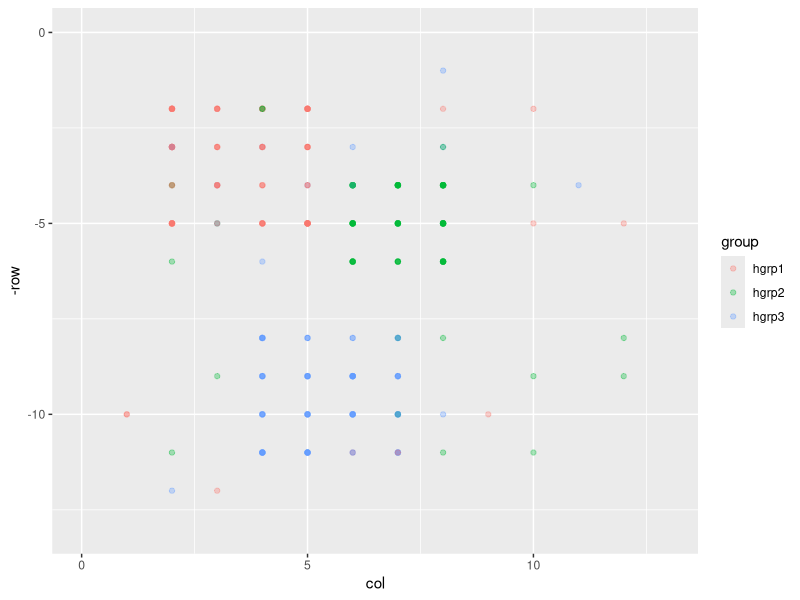
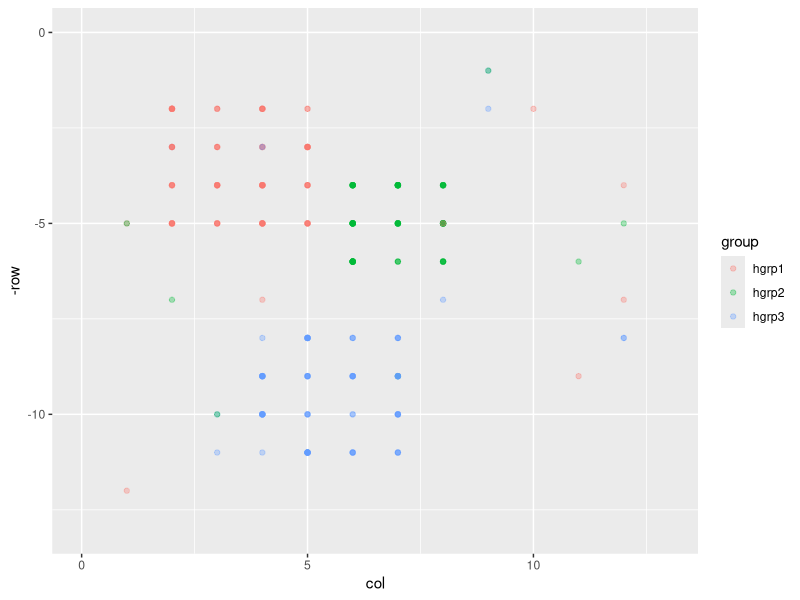
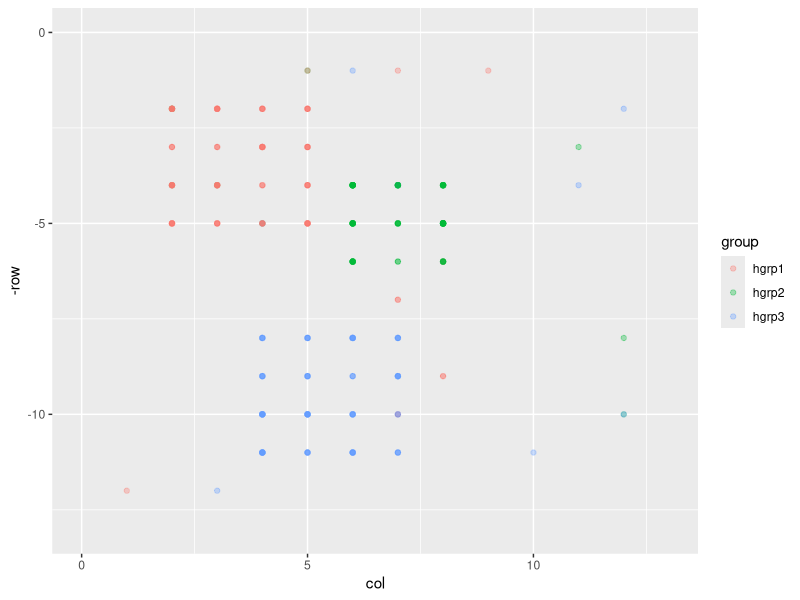
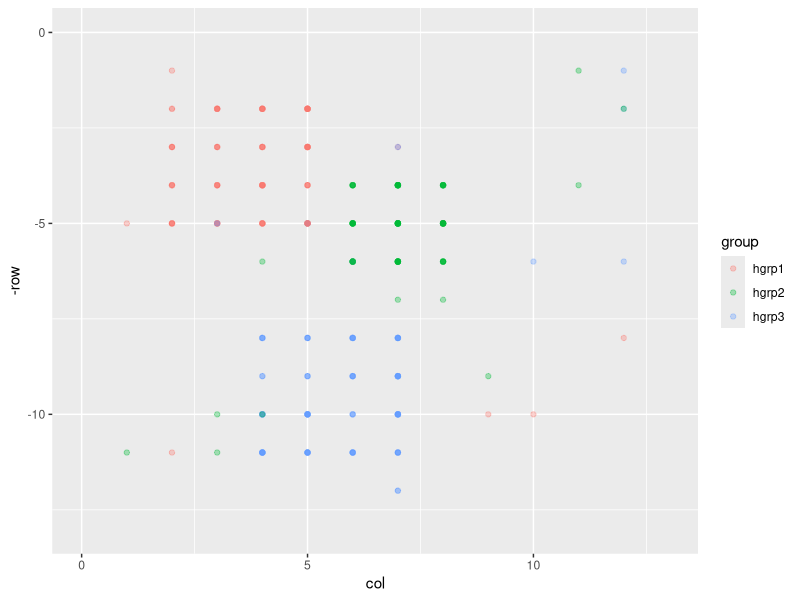
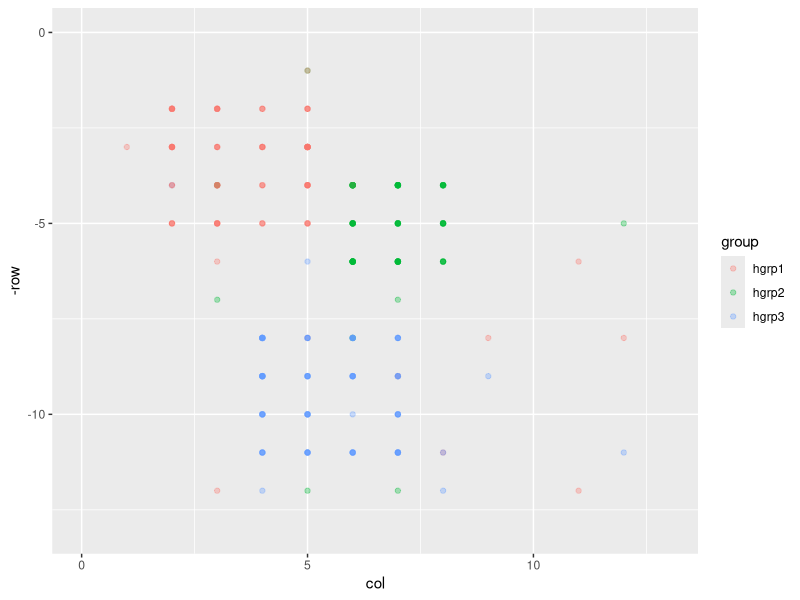
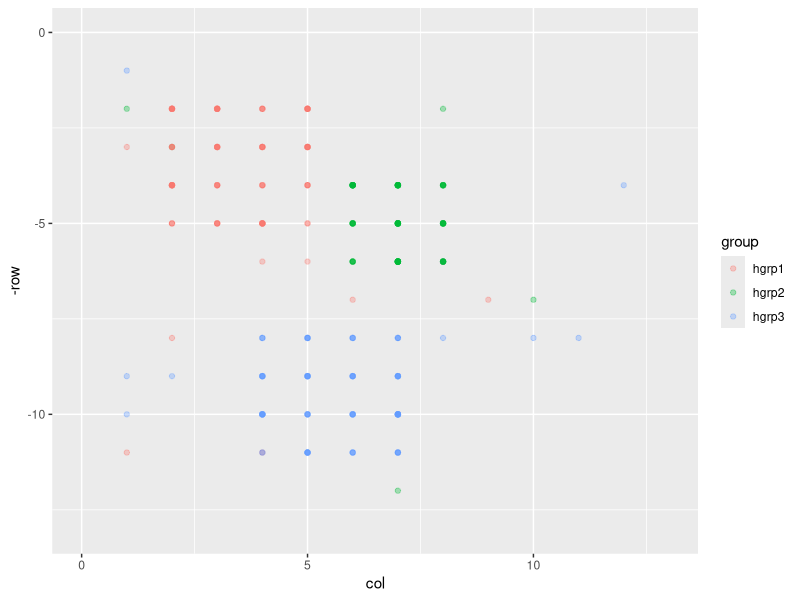
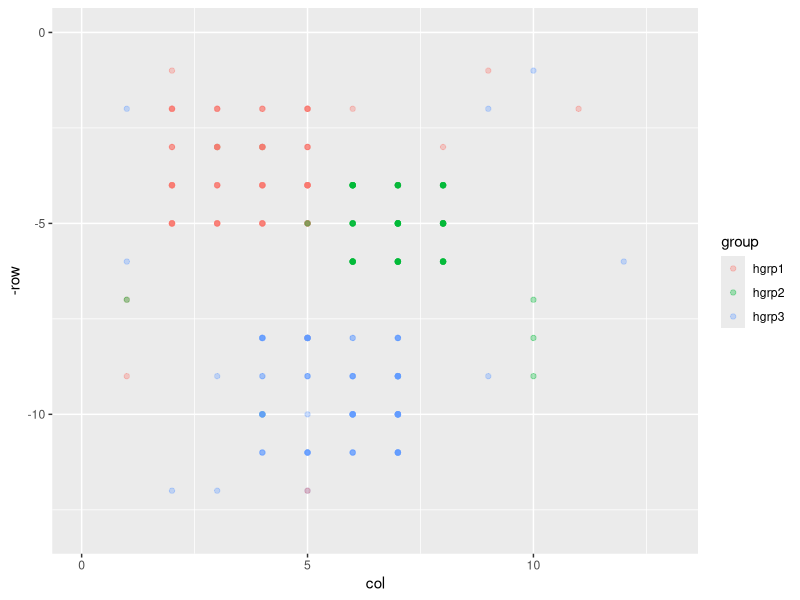
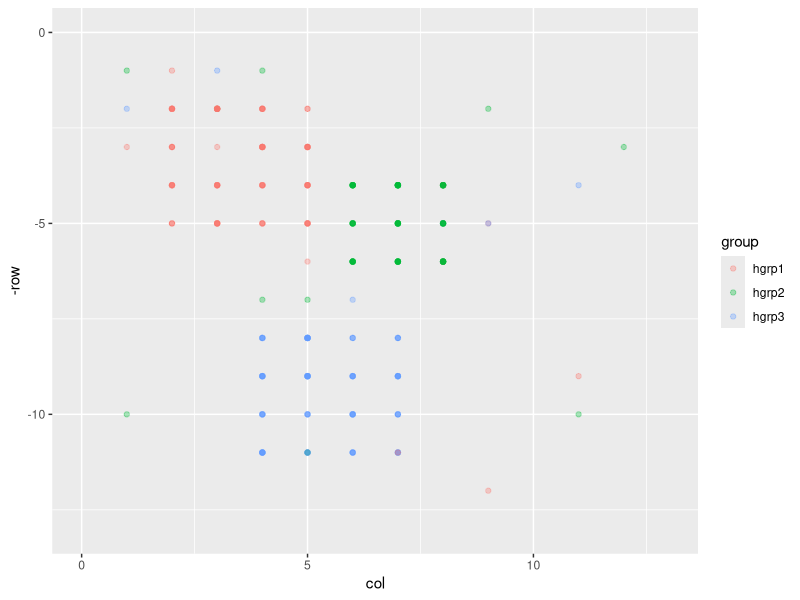

Write the R code that produced these figures, in order. (Note: a time limit stopped this script after it produced the figures.)
require(dplyr)
require(ggplot2)

## Create Coordinate List for Rectangular Nbh inputing top-left (row,col) and bottom-right (row,col)
RectNbhdMaker <- function( tl_br ){ #tl_br = c( tlr, tlc, brr, brc )
        tlr = tl_br[1]
        tlc = tl_br[2]
        brr = tl_br[3]
        brc = tl_br[4]
        rlen <- brr - tlr + 1
        clen <- brc - tlc + 1
        nbh <- matrix( c(rep( tlr:brr, each=clen ), rep(tlc:brc, times = rlen)), ncol = 2 )
        colnames(nbh) <- c("row","col")
        return( nbh )
}

GridMaker <- function( nrows, ncols ){
     return( RectNbhdMaker( c(topl_row = 1, topl_col = 1, botr_row = nrows, botr_col = ncols)) )
}



######### GRID METRICS 
# distance between blocks
BlcBlcDist <- function( b1, b2 ){
        return( max( abs(b1[1]-b2[1]), abs(b1[2] - b2[2]) ) )
}
# distance between a block and a nbhd
BlcNbhdDist <- function( b, nbhd_coords ){
        return( min( apply( X=nbhd_coords, FUN=function(x){ BlcBlcDist( x,b ) }, MARGIN=1 ) ) )
}
# distance between two nbhds
NbhdNbhdDist <- function( nbhd_coords1, nbhd_coords2 ){
        return( min( apply( nbhd_coords1, MARGIN=1, FUN=function(x){ BlcNbhdDist( x, nbhd_coords2 ) } ) ) )
}
#tests if two blocks are neighbors 
AreNeighbors <- function( b1, b2, radius ){
     return( BlcBlcDist(b1,b2) <= radius )
}

# create a list containing areas of the grid which we search for neighbors 
NearbyListNameMaker <- function( blc ){ 
     #helper function to give consistent list names in ConstructNearbyList 
     #and elsewhere when we need to grab elements from the list
     return( paste0("r",blc[1],"_c",blc[2]) ) 
}
ConstructNearbyList <- function( grid_layout, nearby_radius ){
     nearby_list <- list()
     for( i in 1:nrow(grid_layout) ){
          bi <- as.matrix( grid_layout[ i, c('row','col') ] )
          ci <- NearbyListNameMaker(bi)
          nearby_list[[ci]] <- list( centroid = bi, nearby = bi )
     }
     nombres <- names(nearby_list)
     n_noms <- length(nombres)
     for( i in 1:(n_noms-1) ){
          ci <- nombres[ i ]
          bi <- nearby_list[[ci]]$centroid
          for( j in (i+1):n_noms ){
               cj <- nombres[ j ]
               bj <- nearby_list[[cj]]$centroid
               if( AreNeighbors(bi,bj,nearby_radius) ){
                    nearby_list[[ci]]$nearby <- rbind(nearby_list[[ci]]$nearby, bj)
                    cj <- NearbyListNameMaker( bj )
                    nearby_list[[cj]]$nearby <- rbind(nearby_list[[cj]]$nearby, bi)
               }
          }
     }
     return(nearby_list)
}


########### INITIALIZATION STUFF
SymMatrixMaker <- function( names, init_val ){
        n <- length(names)
        mat <- matrix( rep( init_val, times = n*n ), nrow = n, ncol = n )
        colnames( mat ) <- names
        rownames( mat ) <- names
        return(mat)
}

AngerMatrixInit <- function( names, min_anger ){
        mat <- SymMatrixMaker( names, min_anger )
        #zeros down the diagonal (no anger within same group)
        mat[ row(mat) == col(mat) ] <- 0
        return(mat)
}

HostilityMatrixInit <- function( names ){
        # initialize so that every group has no hostilities against each other
        return( SymMatrixMaker(names, init_val = 0) )
}

AreaPMFInit <- function( group_names,
                         area_names,
                         grid_layout,
                         within_grp_p = 0.7, 
                         opposing_grp_p = 0.1,
                         ether_p = 0.2){
        area_pmf <- SymMatrixMaker( area_names, init_val = ether_p )
        for( from_grp in group_names ){
                movement_factor <- numeric()
                for( to_grp in group_names ){
                        if( from_grp == to_grp ){
                                area_pmf[from_grp,to_grp] <- within_grp_p
                        }
                        else{
                             from_nbhd <- as.matrix(grid_layout[grid_layout$area == from_grp, ][,c('row','col')])
                             to_nbhd <- as.matrix(grid_layout[grid_layout$area == to_grp, ][,c('row','col')])
                             movement_factor[to_grp] <- 1.0 / NbhdNbhdDist( from_nbhd, to_nbhd )
                        }
                }
                movement_factor <- opposing_grp_p * movement_factor / sum(movement_factor)
                area_pmf[from_grp, names(movement_factor)] <- movement_factor
        }
        return(area_pmf)
}

rviolence <- function( n = 1, 
                       max_violence = 9, 
                       min_violence = 1, 
                       mean_violence = 3,
                       scale = 0.1 ){
        # Generate random violence factors for the agents
        # currently we generate from a binomial-like distribution
        N <- max_violence - min_violence
        binom_mean <- mean_violence - min_violence
        p <- binom_mean / N
        x <- rbinom( n = n, size = N, prob = p)
        
        return( scale * (x + min_violence ) )
}

###### GROUP NEIGHBOR INTERACTION STUFF
AngerCalculator <- function( n_hostilities, prev_anger, min_anger ){
     
     if( n_hostilities == 0 ){
          forget_fac <- 0.9
          prev_fac <- prev_anger * forget_fac
          return( max( prev_fac, min_anger ) )
     }
     else if( n_hostilities == 1 ){
          hostility_fac <- 0.5
     }
     else if( n_hostilities == 2){
          hostility_fac <- 0.75
     }
     else if( n_hostilities >= 3){
          hostility_fac <- 1.0
     }
     
     return( hostility_fac + (1 - hostility_fac) * prev_anger )
     
}

AngerMatrixUpdater <- function( anger_matrix, hostility_matrix, min_anger ){
        n <- nrow(hostility_matrix)
        for( i in 1:n ){
                for( j in 1:n ){
                     if( i!=j ){
                          # note j,i vs i,j below: that way host&tens matrices are aligned the same: row=to, col=from
                          anger_matrix[i,j] <- AngerCalculator( hostility_matrix[j,i], anger_matrix[i,j], min_anger )
                     }
                }
        }
        return( anger_matrix )
}


TensionCalculator <- function( grp1, grp2, anger_matrix ){
        # given the asymmetric anger_matrix, return the symmetric tension between groups
     return( anger_matrix[grp1,grp2])
        return( max(anger_matrix[grp1,grp2], anger_matrix[grp2,grp1]) )
}

ShootDecision <- function( perp_grp, perp_viol, vict_grp, anger_matrix, lam ){
     grp_tens <- TensionCalculator( perp_grp, vict_grp, anger_matrix )
     p_shoot <- 1 - exp(- lam * (perp_viol * grp_tens))
     return( sample( c(TRUE,FALSE), size = 1, prob = c(p_shoot,1-p_shoot) ) )
}

HostilesNotNearAuthority <- function( authority_df, hostiles_df, nearby_radius ){
     ret_rows <- rep(TRUE, times = nrow(hostiles_df) )
     for( officer_n in seq_len(nrow(authority_df)) ){
          officer_b <- authority_df[officer_n, c('row','col')]
          for( hostile_n in seq_len(nrow(hostiles_df)) ){
               hostile_b <- hostiles_df[hostile_n, c('row','col') ]
               if( BlcBlcDist(officer_b, hostile_b) <= nearby_radius ){
                    ret_rows[hostile_n] <- FALSE
               }
          }
     }
     return( hostiles_df[ret_rows, ] )
}

#_old implies outdated and not used
HostilityUpdater_old <- function( hostility_record_df,
                              hostiles_df, 
                              authority_df,
                              anger_matrix,
                              current_timestep,
                              nearby_radius,
                              lam ){
     
     # step 1: remove consideration of hostile agents near police
     use_hostiles <- HostilesNotNearAuthority( authority_df, hostiles_df, nearby_radius )
     # step 2:
     rem_groups <- unique( as.character(use_hostiles$group) )
     # step 3:
     if( length(rem_groups) <= 1 ){ return(hostility_record_df) }
     for( grp in rem_groups ){
          perps_l <- use_hostiles$group == grp
          perps <- use_hostiles[ perps_l, ]
          victs <- use_hostiles[ !perps_l, ]
          for( perp_n in seq_len(nrow(perps)) ){
               perp <- perps[ perp_n, ]
               for( vict_n in seq_len(nrow(victs)) ){
                    vict <- victs[vict_n, ]
                    # check if perp and vict are neighbors
                    if( BlcBlcDist(b1 = perp[c('row','col')], 
                                   b2 = vict[c('row','col')]) <= nearby_radius ){
                         # if so, decide if perp shoots at vict
                         perp_grp <- as.character(perp$group)
                         vict_grp <- as.character(vict$group)
                         if( ShootDecision(perp_grp = perp_grp, 
                                           perp_viol = perp$violence_fac, 
                                           vict_grp = vict_grp, 
                                           anger_matrix = anger_matrix,
                                           lam = lam) ){
                              new_row <- data.frame( time = current_timestep, 
                                                     perp_grp = perp_grp,
                                                     vict_grp = vict_grp,
                                                     row = perp$row,
                                                     col = perp$col )
                              hostility_record_df <- rbind( hostility_record_df, new_row )
                         }
                    }
               }
          }
     }
     
     return( hostility_record_df )
}


HostilityUpdater <- function( current_timestep,
                              hostility_record_df, 
                              hostiles_df, 
                              authority_df, 
                              nearby_list,
                              anger_matrix,
                              lam ){
     agents_nearby <- function( agents_rc_mat, nearby_mat ){
          return( apply(agents_rc_mat, MARGIN = 1, 
                        FUN = function(row1){ 
                                             any( apply(nearby_mat, 1, function(row2){ all(row1 == row2) }) ) 
                                            }
                       ) 
                )
     }
     
     hostiles_mat <- as.matrix( hostiles_df[c('row','col')] )
     
     to_ignore_cent_names <- apply( as.matrix( unique( authority_df[ c('row','col')] ) ), 
                                    MARGIN = 1,
                                    FUN = NearbyListNameMaker )
     to_ignore <- NULL
     for( cent in to_ignore_cent_names ){
          to_ignore <- rbind( to_ignore, nearby_list[[cent]]$nearby )
     }
     
     if(!is.null(to_ignore)){
          to_ignore_names <- apply( unique( to_ignore ), 
                                    MARGIN = 1,
                                    FUN = NearbyListNameMaker )
          
     }else{ to_ignore_names <- NULL }
     to_use_cent_names <- apply( unique( hostiles_mat ) , 
                                 MARGIN = 1,
                                 FUN = NearbyListNameMaker )
     to_use_cent_names <- setdiff( to_use_cent_names, to_ignore_names )
     for( cent in to_use_cent_names ){
          nls <- nearby_list[[cent]]
          cent_who <- apply( hostiles_mat, MARGIN = 1, FUN = function( row ){ all( row == nls$centroid ) } )
          near_who <- agents_nearby( hostiles_mat, nls$nearby )
          cent_hosts <- hostiles_df[ cent_who, ]
          near_hosts <- hostiles_df[ near_who, ]
          cent_grps <- unique( cent_hosts$group )
          near_grps <- unique( near_hosts$group )
          if( length(near_grps) <= 1 ) next
          for( perp_grp in cent_grps ){
               perps <- cent_hosts[ cent_hosts$group == perp_grp, ]
               victs <- near_hosts[ near_hosts$group != perp_grp, ]
               for( perp_n in seq_len(nrow(perps)) ){
                    perp <- perps[perp_n, ]
                    for( vict_n in seq_len(nrow(victs)) ){
                         vict <- victs[vict_n, ]
                         if( ShootDecision(perp_grp = perp$group, 
                                           perp_viol = perp$violence_fac, 
                                           vict_grp = vict$group, 
                                           anger_matrix = anger_matrix,
                                           lam = lam) ){
                              new_row <- data.frame( time = current_timestep, 
                                                     perp_grp = perp$group,
                                                     vict_grp = vict$group,
                                                     row = perp$row,
                                                     col = perp$col )
                              hostility_record_df <- rbind( hostility_record_df, new_row )
                         }
                    }
               }
          }
     }
     return( hostility_record_df )
}

HostilityMatrixMaker <- function( group_names, hostility_record_df, timestep ){
     hostility_matrix <- SymMatrixMaker(names = group_names, init_val = 0)
     hostilities <- hostility_record_df[ hostility_record_df$time == timestep, ] %>%
                    group_by( perp_grp, vict_grp ) %>%
                    summarise( n = n() )
     for( rown in seq_len(nrow(hostilities)) ){
          pgrp <- as.character(hostilities[rown, ]$perp_grp)
          vgrp <- as.character(hostilities[rown, ]$vict_grp)
          n <- as.numeric(hostilities[rown, ]$n)
          hostility_matrix[ pgrp, vgrp ] <- n
     }
     return(hostility_matrix)
}


############### MOVEMENT FUNCTIONS

SingleAgentMoveUpdater <- function( agent, area_names, grid_layout ){
     # step 1: choose which area to move to based on pmf
     area <- sample( area_names, size = 1, prob = agent[ area_names ])
     # step 2: choose where inside that area to move
     # currently set to uniform, but can change
     idxs <- as.numeric(rownames(grid_layout[grid_layout$area == area, ]))
     idx <- sample( idxs, size = 1 )
     # step 3: return the location
     return( c( row = grid_layout[idx,'row'], col = grid_layout[idx, 'col'] ) )
}

MoveUpdater <- function( agent_df, area_names, grid_layout ){
     for( i in 1:nrow(agent_df) ){
          move <- SingleAgentMoveUpdater( agent_df[i, ], area_names, grid_layout )
          agent_df[i, 'row'] <- move['row']
          agent_df[i, 'col'] <- move['col']
     }
     return( agent_df )
}

############### CONSTRUCTION 

GRID <- GridMaker( nrows = 12, ncols = 12 )
     #RectNbhdMaker(c(topl_row = 1, topl_col = 1, botr_row = 12, botr_col = 12))

MIN_ANGER = 0.1 # minimal anger between hostile groups
NEARBY_RADIUS <- 1 # = n => check current block + all blocks within distance of n

HOSTILES <- list(
     hgrp1 = list( nbhd = RectNbhdMaker(c(topl_row = 2, topl_col = 2, botr_row = 5, botr_col = 5)),
                   agents = list(
                        standard = list(
                             n = 100,
                             area_pmf = numeric()
                             ),
                        attack = list(
                             n = 0,
                             area_pmf = numeric()
                             )
                        )
                   ),
     hgrp2 = list( nbhd = RectNbhdMaker(c(topl_row = 4, topl_col = 6, botr_row = 6, botr_col = 8)),
                   agents = list(
                        standard = list(
                             n = 100,
                             area_pmf = numeric()
                             ),
                        attack = list(
                             n = 0,
                             area_pmf = numeric()
                             )
                        )
                   ),
     hgrp3 = list( nbhd = RectNbhdMaker(c(topl_row = 8, topl_col = 4, botr_row = 11, botr_col = 7)),
                   agents = list(
                        standard = list(
                             n = 100,
                             area_pmf = numeric()
                        ),
                        attack = list(
                             n = 0,
                             area_pmf = numeric()
                        )
                   )
     )    
)

HOSTILES_NAMES <- names(HOSTILES)

area <- character()
row <- numeric()
col <- numeric()
for( hgn in HOSTILES_NAMES ){
     nbhd <- HOSTILES[[hgn]]$nbhd
     area <- c(area, rep(hgn, times = nrow(nbhd)))
     row <- c(row, nbhd[,'row'])
     col <- c(col, nbhd[,'col'])
}
GRID_LAYOUT <- data.frame( area = area, row = row, col = col)
rm( nbhd, area, row, col ) #cleanup

ether <- GRID
for( hgn in HOSTILES_NAMES ){
     ether <- ether[apply( ether, MARGIN = 1, FUN = function(x){ !all(is.element(x,GRID_LAYOUT[[hgn]])) } ),]
}
if(nrow(ether) > 0){
     GRID_LAYOUT <- rbind(GRID_LAYOUT, 
                          data.frame( area = rep('ether', times = nrow(ether)), row = ether[,'row'], col = ether[,'col'] ))
}
rm( ether ) #cleanup
AREA_NAMES <- unique(as.character(GRID_LAYOUT$area))
AREA_NAMES

group <- character()
agent_class <- character()
for( hgn in HOSTILES_NAMES ){
     agent_types <- names( HOSTILES[[hgn]]$agents )
     for( atype in agent_types ){
          n <- HOSTILES[[hgn]]$agents[[atype]]$n
          group <- c(group, as.character(rep(hgn, times = n)))
          agent_class <- c(agent_class, as.character(rep(atype, times = n)))
     }
}
HOSTILES_DF <- data.frame( group = group, agent_class = agent_class)

apmf <- AreaPMFInit( group_names = HOSTILES_NAMES, 
                     area_names = AREA_NAMES,
                     grid_layout = GRID_LAYOUT,
                     within_grp_p = 0.90,
                     opposing_grp_p = 0.01,
                     ether_p = 0.09 )
HOSTILES_DF <- merge( HOSTILES_DF, as.data.frame( apmf ), by.x = "group", by.y = 0 )
v <- rviolence( n = nrow(HOSTILES_DF) )
HOSTILES_DF$violence_fac <- v
rm( group, agent_class, agent_types, hgn, atype, n, apmf, v ) #cleanup

#Look at 15 random agents from HOSTILES_DF
HOSTILES_DF[sort(sample(1:nrow(HOSTILES_DF), size = 15)), ]

AUTHORITY_DF <- data.frame()

ANGER_MATRIX <- AngerMatrixInit(names = HOSTILES_NAMES, min_anger = MIN_ANGER)



NEARBY_LIST <- ConstructNearbyList( GRID_LAYOUT, NEARBY_RADIUS )





HOSTILITY_RECORD_DF <- data.frame( time = numeric(), 
                                   perp_grp = character(), 
                                   vict_grp = character(), 
                                   row = numeric(),
                                   col = numeric() )

tot_steps <- 100

for( timestep in seq_len( tot_steps ) ){
     HOSTILES_DF <- MoveUpdater( HOSTILES_DF, area_names = AREA_NAMES, grid_layout = GRID_LAYOUT)
     print( ggplot( data = HOSTILES_DF[sample(rownames(HOSTILES_DF), size = nrow(HOSTILES_DF)), ], 
                    aes( x = col, y = -row, col=group ),   ) +
                 geom_point(alpha = 0.33) +
                 coord_cartesian( xlim = c(0,13), ylim=c(-13,0)) 
     )
     HOSTILITY_RECORD_DF <- HostilityUpdater(  current_timestep = timestep,
                                               hostility_record_df = HOSTILITY_RECORD_DF,
                                               hostiles_df = HOSTILES_DF, 
                                               authority_df = matrix(),
                                               nearby_list = NEARBY_LIST,
                                               anger_matrix = ANGER_MATRIX,
                                               lam=0.002)
     HOSTILITY_MATRIX <- HostilityMatrixMaker(group_names = HOSTILES_NAMES, 
                                              hostility_record_df = HOSTILITY_RECORD_DF, 
                                              timestep = timestep)
     

     ANGER_MATRIX <- AngerMatrixUpdater(hostility_matrix = HOSTILITY_MATRIX, 
                                        anger_matrix = ANGER_MATRIX, 
                                        min_anger = MIN_ANGER )
     print( sprintf("Time step: %d",timestep) )
     print("Hostility Matrix:")
     print(HOSTILITY_MATRIX)
     print("Anger Matrix:")
     print(ANGER_MATRIX)
     print("--------------------------------")
     
}

shots <- HOSTILITY_RECORD_DF %>% group_by( time ) %>% summarise( n = n() )
tdf <- data.frame(time = 1:tot_steps, n = 0)
tdf[shots$time,'n'] <- shots$n
shots <- tdf
ggplot( shots, aes(x = time, y = n) ) + geom_line()
